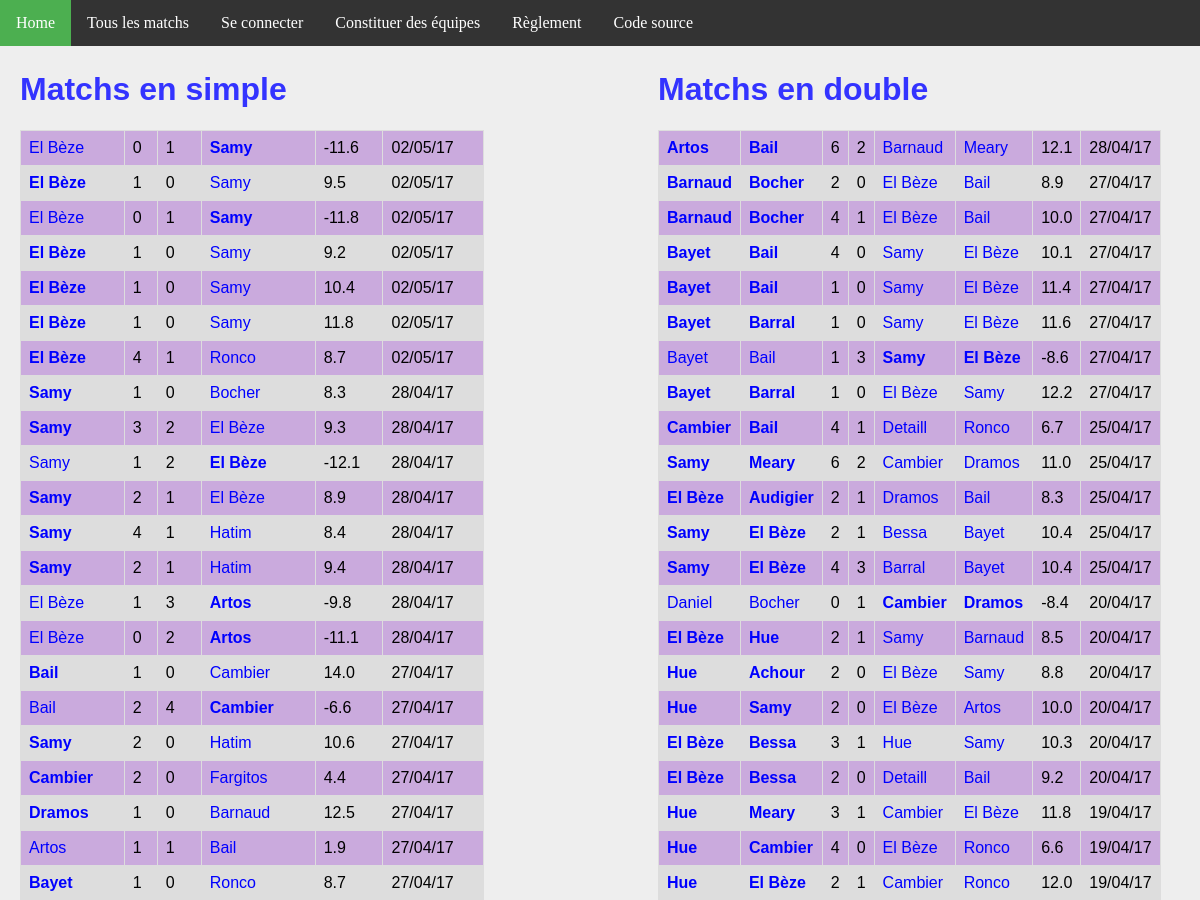
The app's page /matchs/ (upper part), older data.
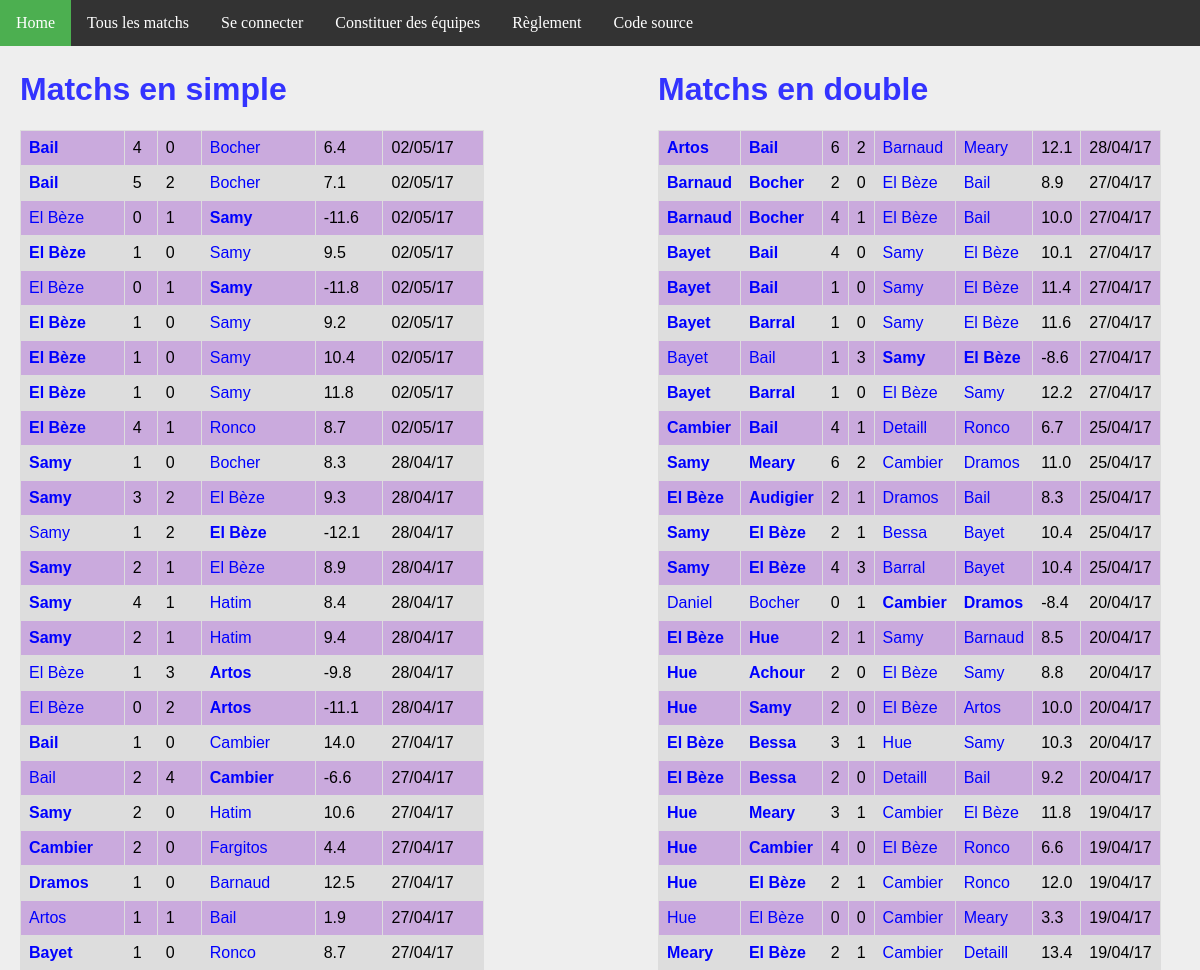
The same page, newer data.
### ranking/models.py (models this page shows, shortened)
class MatchSimple(models.Model):
    domicile = models.ForeignKey('Joueur', related_name = 'dom')
    exterieur = models.ForeignKey('Joueur', related_name = 'exte')
    date = models.DateTimeField(auto_now_add=True)
    buts_domicile = models.IntegerField(default=0)
    buts_exterieur = models.IntegerField(default=0)
    points = models.FloatField(default=0)
    @property
    def winner(self):
        if self.buts_domicile > self.buts_exterieur:
            return 1.
        elif self.buts_domicile < self.buts_exterieur:
            return 0.
        else:
            return 0.5

class Joueur(models.Model):
    user = models.OneToOneField(User, on_delete=models.CASCADE)
    pseudo = models.CharField(max_length = 50, default="Pax lambda")
    simple_score = models.FloatField(default=100)
    simple_rang = models.IntegerField(default=0)
    simple_victoires = models.IntegerField(default=0)
    simple_nuls = models.IntegerField(default=0)
    simple_defaites = models.IntegerField(default=0)
    simple_buts_pour = models.IntegerField(default=0)
    simple_buts_contre = models.IntegerField(default=0)
    double_score = models.FloatField(default=100)
    double_rang = models.IntegerField(default=0)
    double_victoires = models.IntegerField(default=0)
    double_nuls = models.IntegerField(default=0)
    double_defaites = models.IntegerField(default=0)
    double_buts_pour = models.IntegerField(default=0)
    double_buts_contre = models.IntegerField(default=0)

class MatchDouble(models.Model):
    domicile_1 = models.ForeignKey('Joueur', related_name = 'dom1')
    domicile_2 = models.ForeignKey('Joueur', related_name = 'dom2')
    exterieur_1 = models.ForeignKey('Joueur', related_name = 'exte1')
    exterieur_2 = models.ForeignKey('Joueur', related_name = 'exte2')
    date = models.DateTimeField(auto_now_add=True)
    buts_domicile = models.IntegerField(default=0)
    buts_exterieur = models.IntegerField(default=0)
    points = models.FloatField(default=0)
    @property
    def winner(self):
        if self.buts_domicile > self.buts_exterieur:
            return 1.
        elif self.buts_domicile < self.buts_exterieur:
            return 0.
        else:
            return 0.5

### ranking/views.py (the view)
# urls.py: url(r'^matchs/$', views.all_matchs, name='matchs'),
def all_matchs(request):
    context = {
        'simple_matchs': MatchSimple.objects.order_by('-date').all(),
        'double_matchs': MatchDouble.objects.order_by('-date').all(),
    }
    return render(request, 'all_matchs.html', context)

### ranking/templatetags/app_filter.py (called while the page is built)
@register.filter(name='decimal')
def decimal(x):
    return '{0:.1f}'.format(x)

### ranking/templates/all_matchs.html
{% extends 'base.html' %}
{% block body %}
{% load app_filter %}
<div id="column1" style="float:left; margin:0; width:40%;">
    <h1>Matchs en simple</h1>
    <table>
        {% for m in simple_matchs %}
        <tr>
            <td {% if m.winner == 1 %} style='font-weight:bold'{% endif %} >
                <a href="{% url 'joueur' m.domicile.id %}">{{m.domicile.pseudo}}</a>
            </td>
            <td>{{m.buts_domicile}}</td>
            <td>{{m.buts_exterieur}}</td>
            <td {% if m.winner == 0 %} style='font-weight:bold'{% endif %} >
                <a href="{% url 'joueur' m.exterieur.id %}">{{m.exterieur.pseudo}}</a>
            </td>
            <td>{{m.points|decimal}}</td>
            <td>{{m.date | date:'d/m/y'}}</td>
        </tr>
        {% endfor %}
    </table>
</div>
<div id="column2" style="float:left; margin-left:15%;width:40%;">
<h1>Matchs en double</h1>
<table>
    {% for m in double_matchs %}
    <tr>
        <td {% if m.winner == 1 %} style='font-weight:bold'{% endif %} >
            <a class="joueur" href="{% url 'joueur' m.domicile_1.id %}">{{m.domicile_1.pseudo}}</a>
        </td>
        <td {% if m.winner == 1 %} style='font-weight:bold'{% endif %} >
            <a class="joueur" href="{% url 'joueur' m.domicile_2.id %}">{{m.domicile_2.pseudo}}</a>
        </td>
        <td>{{m.buts_domicile}}</td>
        <td>{{m.buts_exterieur}}</td>
        <td {% if m.winner == 0 %} style='font-weight:bold'{% endif %} >
            <a class='joueur' href="{% url 'joueur' m.exterieur_1.id %}">{{m.exterieur_1.pseudo}}</a>
        </td>
        <td {% if m.winner == 0 %} style='font-weight:bold'{% endif %} >
            <a class='joueur' href="{% url 'joueur' m.exterieur_2.id %}">{{m.exterieur_2.pseudo}}</a>
        </td>
        <td>{{m.points|decimal}}</td>
        <td>{{m.date | date:'d/m/y'}}</td>
    </tr>
    {% endfor %}
</table>
</div>
{% endblock %}

Row changes from the older to the newer data that the page shows:
added MatchSimple: domicile.pseudo "Bail", buts_domicile "4", buts_exterieur "0", exterieur.pseudo "Bocher", points|decimal "6.4", date "02/05/17"
added MatchSimple: domicile.pseudo "Bail", buts_domicile "5", buts_exterieur "2", exterieur.pseudo "Bocher", points|decimal "7.1", date "02/05/17"
now on this page (row unchanged): MatchDouble: domicile_1.pseudo "Hue", domicile_2.pseudo "El Bèze", buts_domicile "0", buts_exterieur "0", exterieur_1.pseudo "Cambier", exterieur_2.pseudo "Meary", points|decimal "3.3", date "19/04/17"
now on this page (row unchanged): MatchDouble: domicile_1.pseudo "Meary", domicile_2.pseudo "El Bèze", buts_domicile "2", buts_exterieur "1", exterieur_1.pseudo "Cambier", exterieur_2.pseudo "Detaill", points|decimal "13.4", date "19/04/17"
